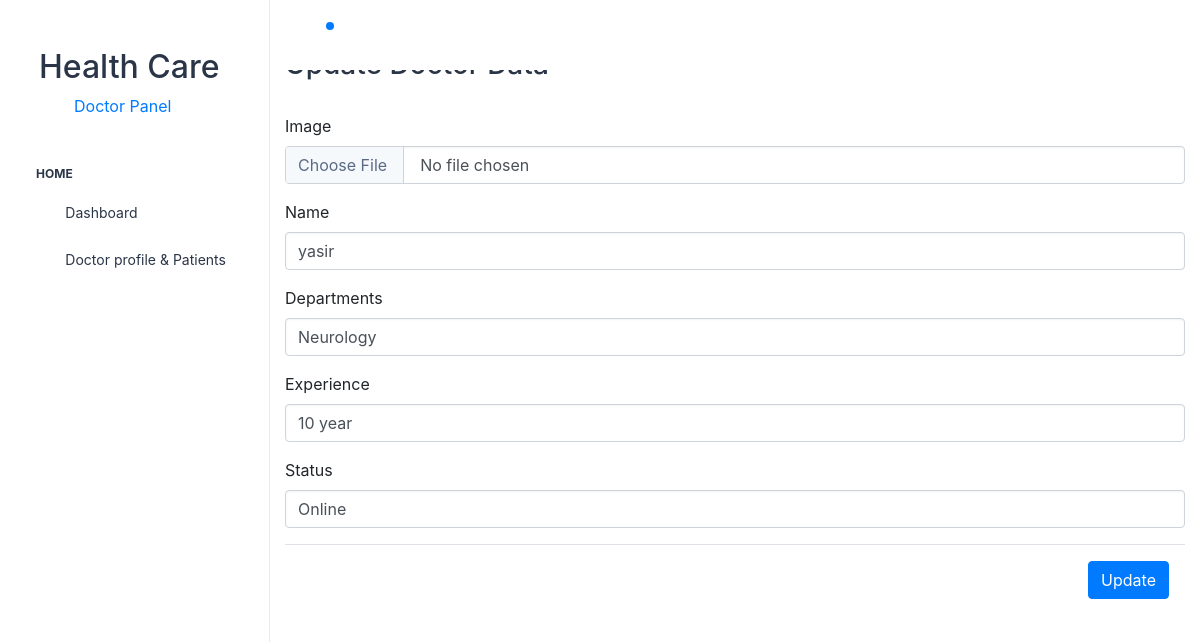
Page /Doctor_Panel/src/html/Doctorsadd-updata.php?id=88 (signed in) on the committed database.
### tables this page shows
CREATE TABLE `add_doctor` (
  `id` int(11) NOT NULL,
  `imag` varchar(60) NOT NULL,
  `name` varchar(60) NOT NULL,
  `live` varchar(60) NOT NULL,
  `departments` varchar(50) DEFAULT NULL,
  `experience` varchar(50) DEFAULT NULL,
  `satisfaction` varchar(50) DEFAULT NULL,
  `email` varchar(60) DEFAULT NULL,
  `phone` int(11) DEFAULT NULL,
  `password` varchar(60) NOT NULL
);

### Doctor_Panel/src/html/Doctorsadd-updata.php (the view, shortened to what this page needs)
<?php
include('connection.php');
$id = $_GET['id'];
$query = "SELECT * FROM add_doctor WHERE id = '$id'";
$data = mysqli_query($connection, $query);
$result = mysqli_fetch_assoc($data);
?>
<!doctype html>
<html lang="en">
<head>
    <link rel="stylesheet" href="../assets/css/styles.min.css"/>
    <link rel="stylesheet" href="https://stackpath.bootstrapcdn.com/bootstrap/4.3.1/css/bootstrap.min.css">
</head>
<body>
<div class="page-wrapper" id="main-wrapper" data-layout="vertical" data-navbarbg="skin6" data-sidebartype="full"
     data-sidebar-position="fixed" data-header-position="fixed">
    <?php include('nav.php') ?>
    <div class="body-wrapper">
        <?php include('header.php') ?>
        <div class="container">
            <br><br>
            <h3>Update Doctor Data</h3>
            <br>
            <form action="" method="POST" enctype="multipart/form-data">
                <div class="form-group">
                    <label for="">Image</label>
                    <input type="file" class="form-control" name="imag" value="<?php echo $result['imag']; ?>"
                           placeholder="enter your name">
                </div>
                <div class="form-group">
                    <label for="">Name</label>
                    <input type="text" class="form-control" name="name" value="<?php echo $result['name']; ?>"
                           placeholder="Enter your name">
                </div>
                <div class="form-group">
                    <label for="">Departments</label>
                    <select class="form-control" name="departments">
                        <option <?php if ($result['departments'] == 'Neurology') echo 'selected'; ?>>Neurology</option>
                    </select>
                </div>
                <div class="form-group">
                    <label for="">Experience</label>
                    <input type="text" class="form-control" name="experience"
                           value="<?php echo $result['experience']; ?>" placeholder="Enter your experience">
                </div>
                <div class="form-group">
                    <label for="">Status</label>
                    <select class="form-control" name="live">
                        <option <?php if ($result['live'] == 'Online') echo 'selected'; ?>>Online</option>
                    </select>
                </div>
                <div class="modal-footer">
                    <button class="btn btn-primary" type="submit" name="Update">Update</button>
                </div>
            </form>
        </div>
    </div>
</div>
</body>
</html>

### rows in the picture
add_doctor: name "yasir", departments "Neurology", experience "10 year", live "Online"
